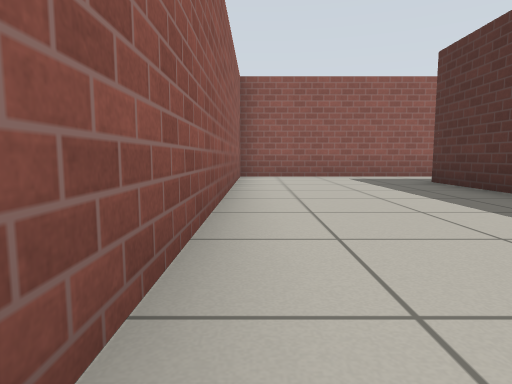
View 1 (above)

23 first-person views from a walk through a Gazebo world. The camera is 0.5 m above the floor, tilts 6° down and sees 75° across. The floor is counted in squares, 1 m on a side. Each view is taken from the middle of a square. On the plan, view 1 faces up. The plan holds only what a view shows up to about 9 squares ahead; the rest is blank. Gazebo's built-in surfaces are drawn with simple patterns.

View 2
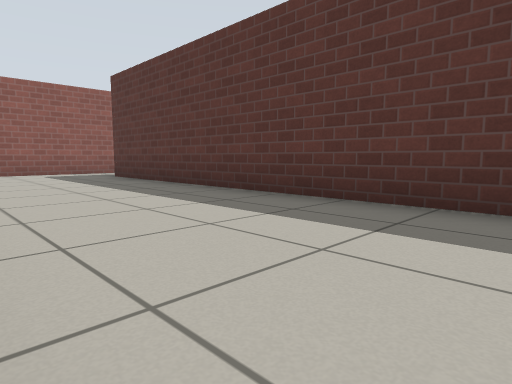

View 3
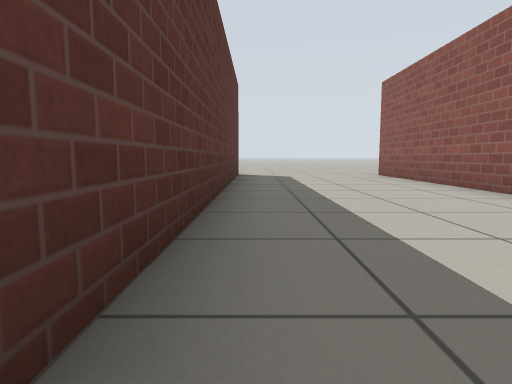

View 4
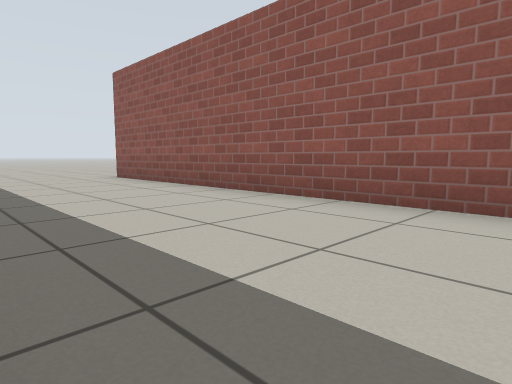

View 5
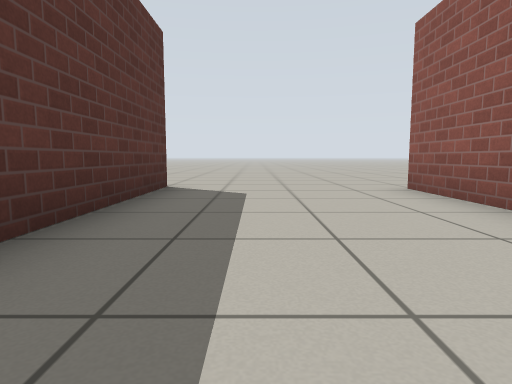

View 6
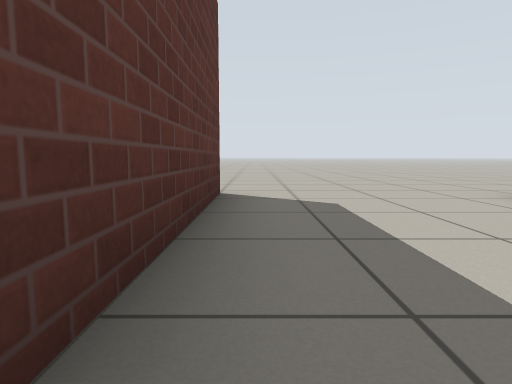

View 7
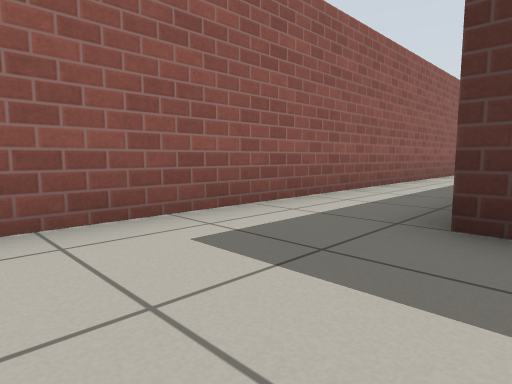

View 8
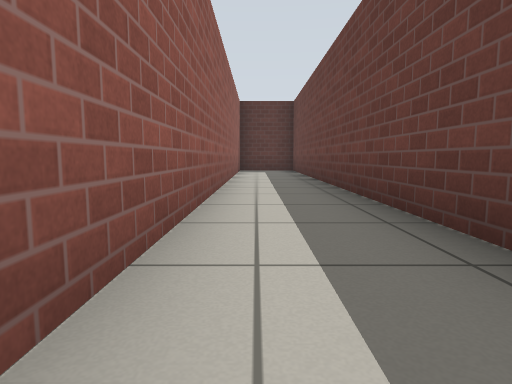

View 9
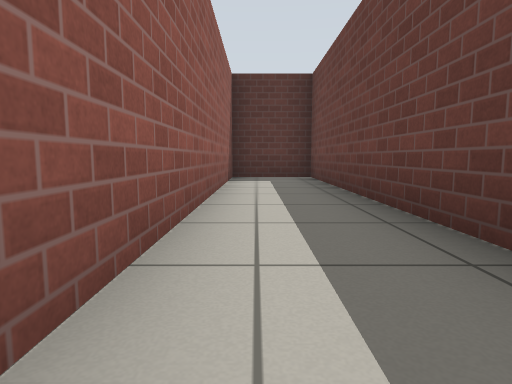

View 10
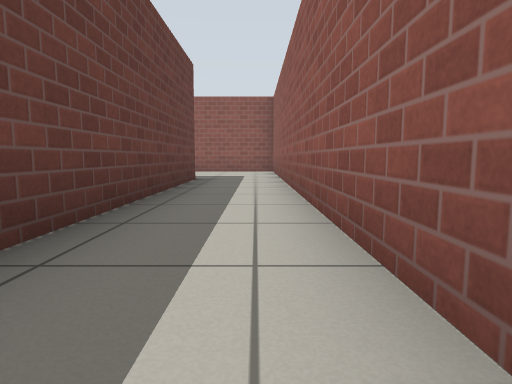

View 11
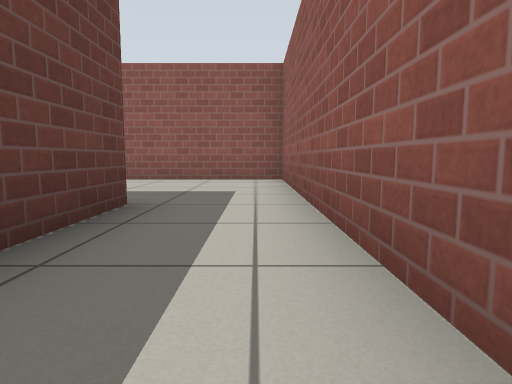

View 12
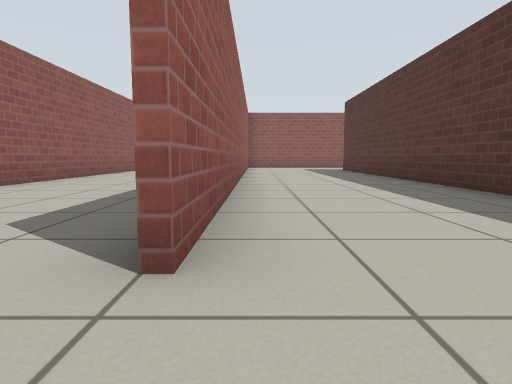

View 13
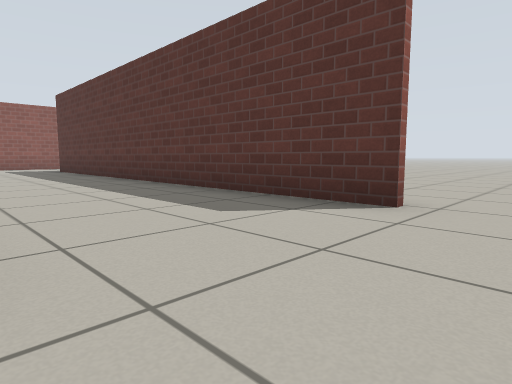

View 14
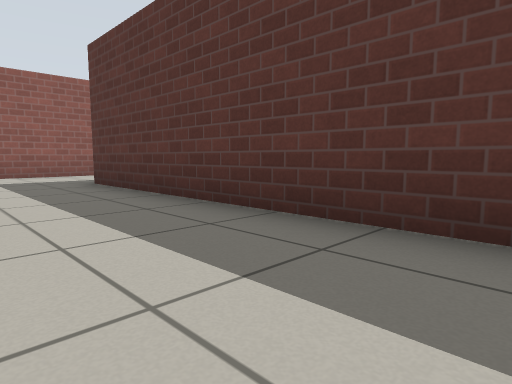

View 15
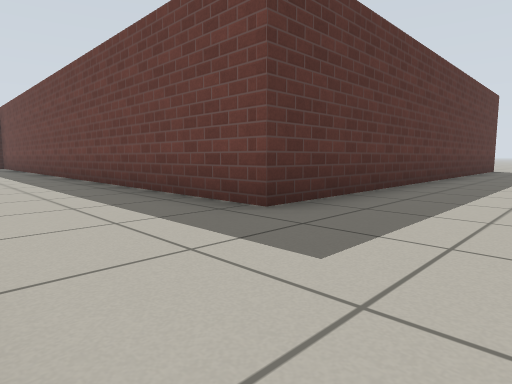

View 16
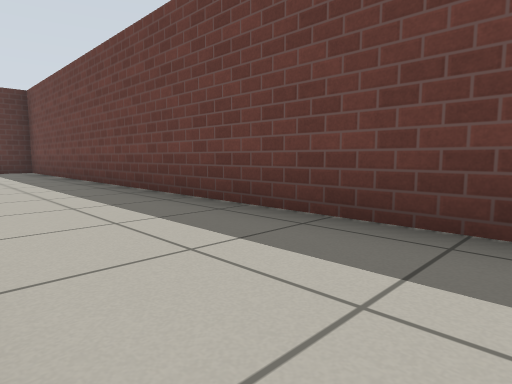

View 17
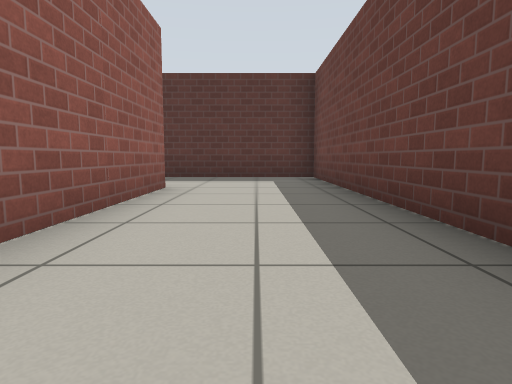

View 18
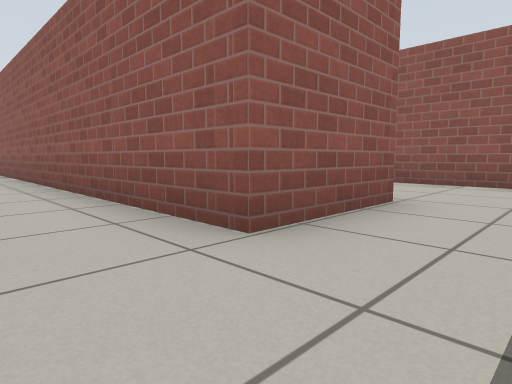

View 19
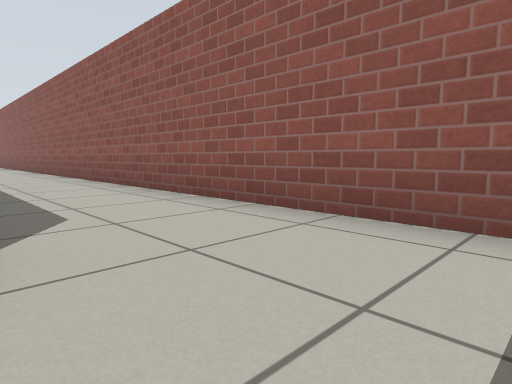

View 20
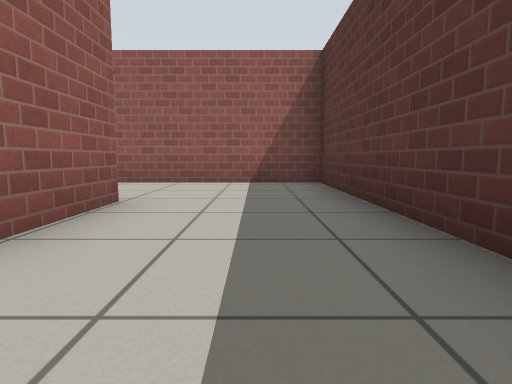

View 21
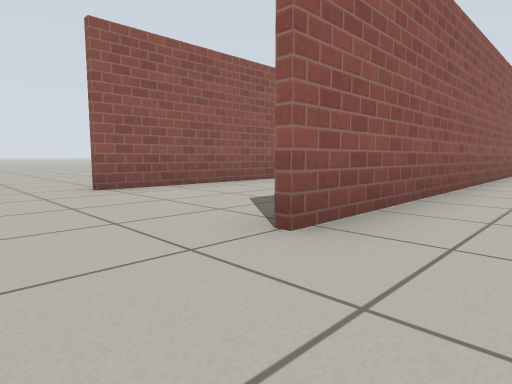

View 22
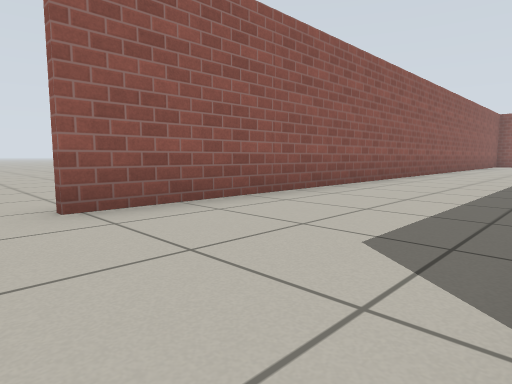

View 23
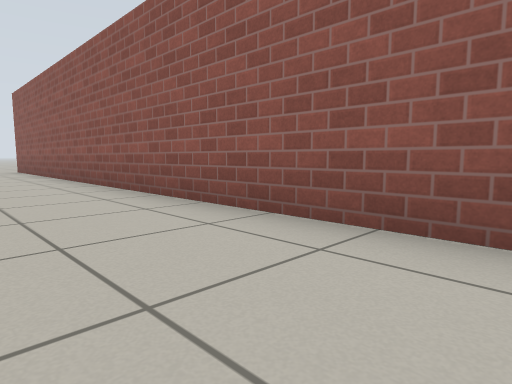

### Floor plan
Points are (right, up) in squares from view 1. A wall is a line through its corners. A room is listed if a view was taken in it or the views show most of it. See-through windows are left out.
Room 1 (views 1, 2, 3, 4, 5, 6, 7, 8, 9, 10, 11, 21)
walls: (3.5, -7.6) (3.5, 6.6) (19.3, 6.6) (19.3, 8.6) (-0.4, 8.6) (-0.4, -7.4)
ways out: opening at (-1, -8.5) to room 2; opening at (4, -8.5) to room 2
Room 2 (views 12, 13, 14, 15, 16, 17, 18, 19, 20, 22, 23)
walls: (3.7, -0.2) (3.7, -7.6); (-4.2, 5.7) (-4.2, -7.3); (7.3, -7.7) (7.3, 3.6) (22.3, 3.6) (22.3, 11.5) (10.5, 11.5); (19.5, 8.8) (19.5, 6.5) (6.3, 6.5)
ways out: opening at (-1, -8.5) to room 1; opening at (4, -8.5) to room 1; opening at (-4, -8.5); opening at (7, -8.5)

Positions as (right, up) in squares from view 1, and headings:
1: (0, 0), facing up
2: (0, -2), facing up-right
3: (3, 2), facing down
4: (3, 1), facing down-left
5: (2, -2), facing down
6: (3, -3), facing down
7: (1, 6), facing up-right
8: (7, 8), facing right
9: (11, 8), facing right
10: (11, 8), facing left
11: (7, 8), facing left
12: (4, -9), facing up
13: (4, -9), facing up-right
14: (5, -3), facing up-right
15: (5, 6), facing down-right
16: (10, 6), facing down-right
17: (14, 5), facing right
18: (21, 5), facing up-left
19: (21, 9), facing up-left
20: (21, 5), facing up
21: (1, -9), facing up-left
22: (-1, -8), facing up-left
23: (-2, 6), facing down-left
